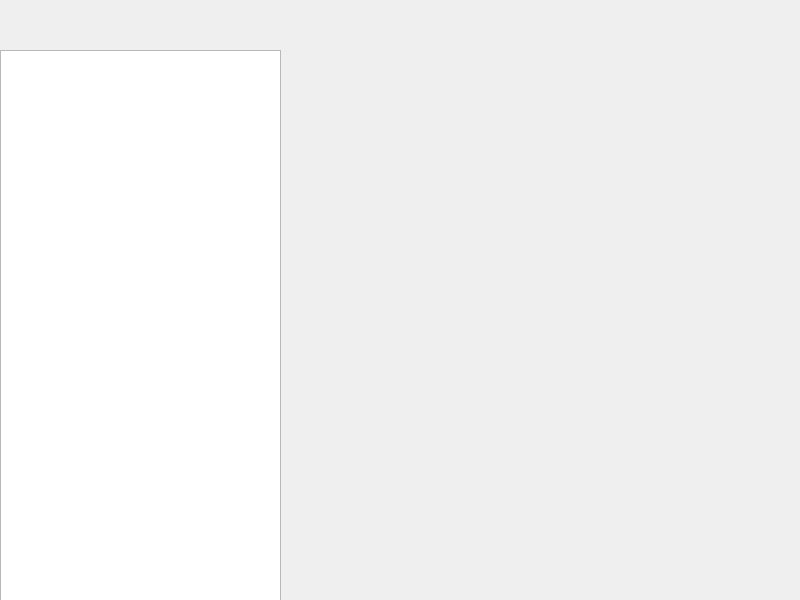
<?xml version="1.0" encoding="UTF-8"?>
<ui version="4.0">
 <class>ChatWindow</class>
 <widget class="QMainWindow" name="ChatWindow">
  <property name="geometry">
   <rect>
    <x>0</x>
    <y>0</y>
    <width>800</width>
    <height>600</height>
   </rect>
  </property>
  <property name="windowTitle">
   <string>MainWindow</string>
  </property>
  <widget class="QWidget" name="centralwidget">
   <widget class="QListView" name="listView">
    <property name="geometry">
     <rect>
      <x>0</x>
      <y>50</y>
      <width>281</width>
      <height>551</height>
     </rect>
    </property>
   </widget>
  </widget>
 </widget>
 <resources/>
 <connections/>
</ui>
